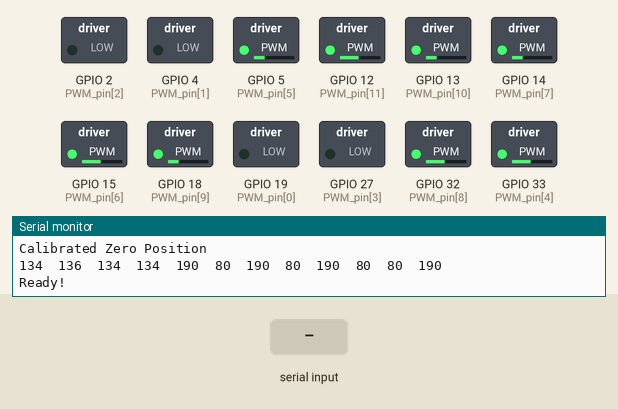
Simulated run of this sketch. Board: ESP32. On the bench: switched loads named in the sketch (green lamp = pin HIGH), the last lines printed to the serial monitor. Wiring (inferred from the names in the program): 24Cxx EEPROM at I2C address 0x54. The test bench sets the inputs (shaded band). EEPROM starts erased.

Above: at 3.2 s.
3.3 s: "a90\n" received over Serial
At 5.5 s:
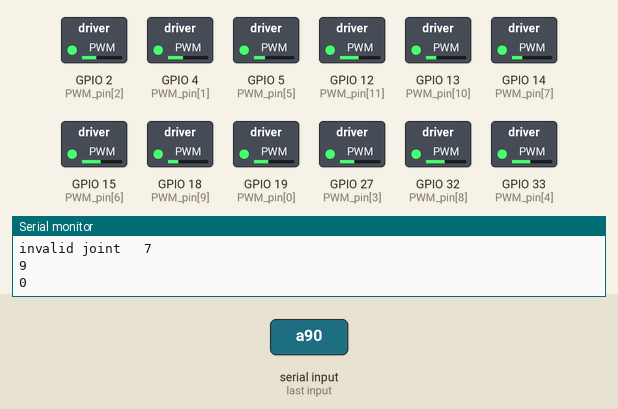
6.3 s: "d90\n" received over Serial
At 9.1 s:
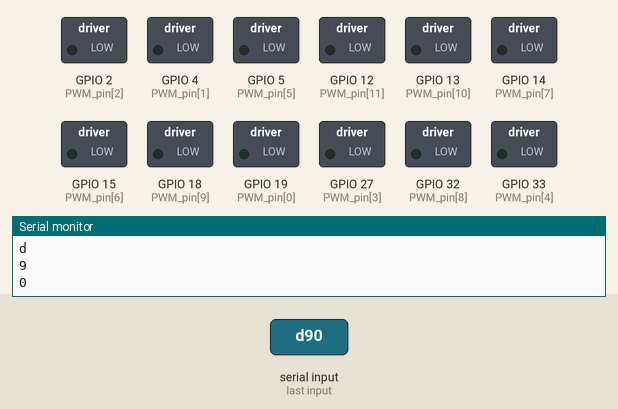
9.3 s: "d,45\n" received over Serial
At 10.2 s:
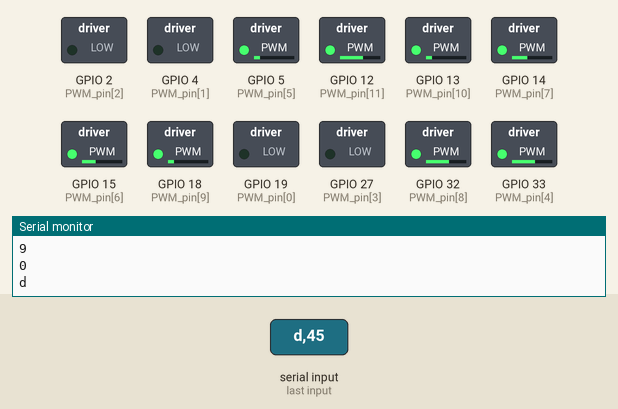
12.3 s: "t90\n" received over Serial
At 13.5 s:
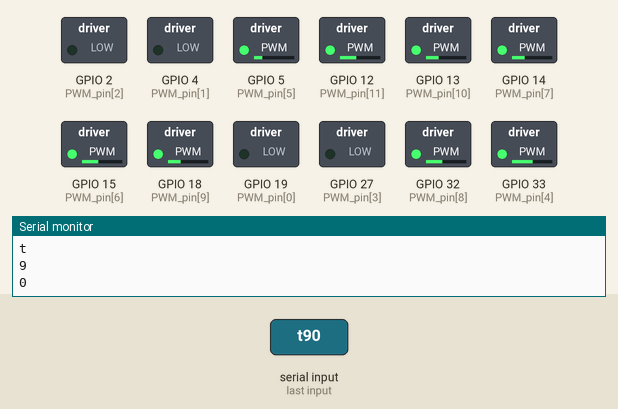
13.8 s: "k90\n" received over Serial
At 14.9 s:
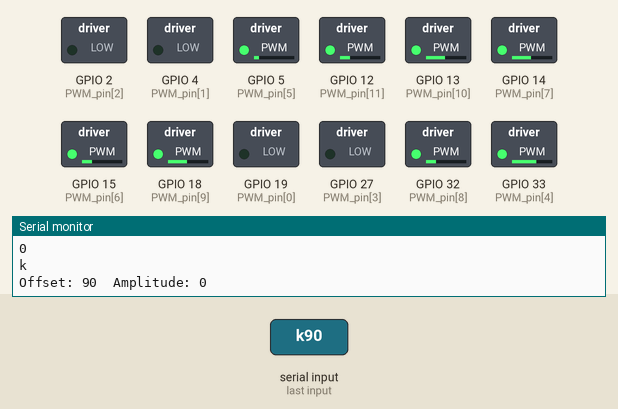
15.3 s: "t,45\n" received over Serial
At 16.3 s:
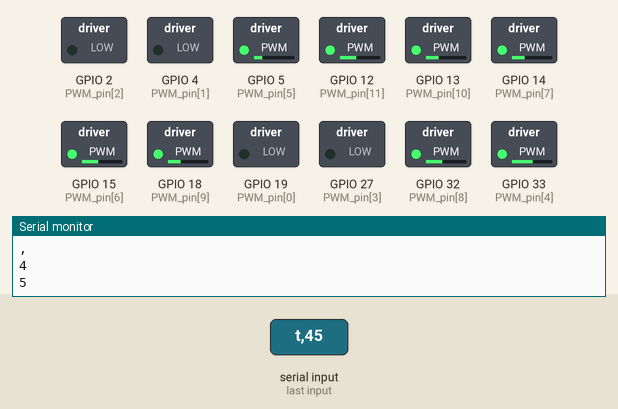
Timing chart, 0 to 17.8 s (numbered marks = the images above; inputs shaded):
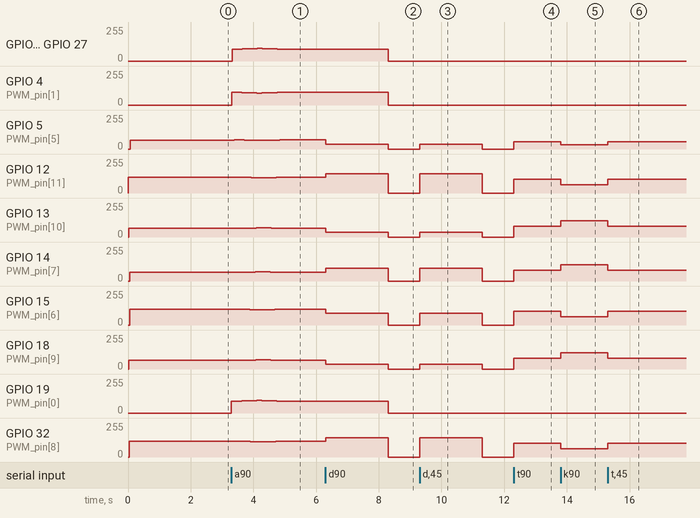

The sketch:

genericServoTest.ino
```cpp
#include "src/servo.h"

int amplitude = 5;
int offset = 5;
int pos = 0;
char token = 'c';

int rest[] = {
  0,
  0,
  0,
  0,
  0,
  0,
  0,
  0,
  65,
  65,
  65,
  65,
  -65,
  -65,
  -65,
  -65,
};
int stand[] = {
  0,
  0,
  0,
  0,
  0,
  0,
  0,
  0,
  30,
  30,
  30,
  30,
  30,
  30,
  30,
  30,
};

void setup() {
  Wire.begin();
  Serial.begin(115200);
  Serial.setTimeout(2);
  while (!Serial)
    ;
  while (Serial.available() && Serial.read())
    ;
  servoSetup();
  Serial.println("Ready!");
  setAllJoint(servoCalib, 8);
  delay(2000);
  // allRotate();
}
void testAllRotate() {
  for (int a = -amplitude; a < amplitude; a += 2)
    for (byte i = 0; i < 16; i++) {
      setJoint(i, a);
      delay(10);
    }
  for (int a = amplitude; a > -amplitude; a -= 2)
    for (byte i = 0; i < 16; i++) {
      setJoint(i, a);
      delay(10);
    }
}
void testGait() {
  for (pos = -amplitude; pos <= +amplitude; pos += 1) {
    for (byte s = 8; s < DOF; s++)
      setJoint(s, pos * (s % 4 / 2 ? 1 : -1) * (s % 2 ? -1 : 1)
                    + stand[s] + offset);  // tell servo to go to position in variable 'pos'
    delay(10);                             // waits 15ms for the servo to reach the position
  }
  for (pos = +amplitude; pos >= -amplitude; pos -= 1) {
    for (byte s = 8; s < DOF; s++)
      setJoint(s, pos * (s % 4 / 2 ? 1 : -1) * (s % 2 ? -1 : 1)
                    + stand[s] + offset);  // tell servo to go to position in variable 'pos'
    delay(10);                             // waits 15ms for the servo to reach the position
  }
}
void loop() {
  if (Serial.available()) {
    token = Serial.read();
    Serial.println(token);
    if (token == 'c')  //move the joints to calibration posture
      for (byte s = 8; s < DOF; s++)
        setJoint(s, 0);
    else if (token == 'd') {  //move the joints to rest posture, and turn off all the servos
      for (byte s = 8; s < DOF; s++)
        setJoint(s, rest[s]);
      delay(2000);
      shutServos();
    } else if (token == 't')  //move the joints to stand posture
      for (byte s = 8; s < DOF; s++)
        setJoint(s, stand[s]);
  }
  if (token == 'k') {  //make the robot walk (simple walk)
    if (Serial.available()) {
      offset = Serial.parseInt();
      if (Serial.available())
        amplitude = Serial.parseInt();
      Serial.print("Offset: ");
      Serial.print(offset);
      Serial.print("\tAmplitude: ");
      Serial.println(amplitude);
    }
    testGait();
  } else if (token == 'a')  //rotate all the servos around the zero position
    testAllRotate();
}
```

espServo.h
```cpp
#ifdef ESP_PWM
#include "esp32-hal-adc.h"
#include "PetoiESP32Servo/ESP32Servo.h"
//------------------angleRange  frequency  minPulse  maxPulse;
ServoModel servoG41(180, SERVO_FREQ, 500, 2500);
ServoModel servoP1S(270, SERVO_FREQ, 500, 2500);  // 1s/4 = 250ms 250ms/2500us=100Hz
ServoModel servoP1L(270, SERVO_FREQ, 500, 2500);
Servo servo[PWM_NUM];  // create servo object to control a servo
// 16 servo objects can be created on the ESP32
#define EEPROM_CALIB 20
#else
//------------------angleRange  frequency  minPulse  maxPulse;
#include "pcaServo.h"
#endif


#define P_STEP 32
#define P_BASE 3000 + 3 * P_STEP  // 3000~3320
#define P_HARD (P_BASE + P_STEP * 2)
#define P_WORKING (P_BASE - P_STEP * 2)
#define P_SOFT (P_BASE - P_STEP * 3)
#define FEEDBACK_SIGNAL 3500
int feedbackSignal = FEEDBACK_SIGNAL;
int waitTimeForResponse = 10000;
int maxPulseWidth = 2600;

ServoModel *modelObj[PWM_NUM];
// Recommended PWM GPIO pins on the ESP32 include 2,4,12-19,21-23,25-27,32-33
// Possible PWM GPIO pins on the ESP32-S2: 0(used by on-board button),1-17,18(used by on-board LED),19-21,26,33-42
int8_t movedJoint[16] = { 0, 0, 0, 0, 0, 0, 0, 0, 0, 0, 0, 0, 0, 0, 0, 0 };
int8_t movedCountDown = 3;  // allow the driving servo to pause in the middle rather than changing its state instantly
int measureServoPin = -1;
byte nPulse = 3;

#ifdef ESP_PWM
void attachAllESPServos() {
  PTLF("Calibrated Zero Position");
  for (int c = 0; c < PWM_NUM; c++) {
    byte s = c;  // attachOrder[c];
    int joint;
    if (WALKING_DOF == 8)
      joint = (s > 3) ? s + 4 : s;
    else  // if (WALKING_DOF == 12)
      joint = s + 4;
    switch (servoModelList[joint]) {
      case G41:
        modelObj[s] = &servoG41;
        break;
      case P1S:
        modelObj[s] = &servoP1S;
        break;
      case P2K:
        modelObj[s] = &servoP1L;
        break;
    }
    servo[s].attach(PWM_pin[s], modelObj[s]);
    zeroPosition[joint] = modelObj[s]->getAngleRange() / 2 + float(middleShift[joint]) * rotationDirection[joint];
    calibratedZeroPosition[joint] = zeroPosition[joint] + float(servoCalib[joint]) * rotationDirection[joint];
    PT(calibratedZeroPosition[joint]);
    PT('\t');
  }
  PTL();
}
void reAttachAllServos() {
  for (int c = 0; c < PWM_NUM; c++)
    if (!servo[c].attached()) {
      byte s = c < 4 ? c : c + 4;
      if (!movedJoint[s]) {
        servo[c].attach(PWM_pin[c], modelObj[c]);
      }
    }
  delay(12);
}
#endif

void servoSetup() {
#ifdef INVERSE_SERVO_DIRECTION
  for (byte s = 0; s < DOF; s++)
    rotationDirection[s] *= -1;
#endif

#ifdef ESP_PWM
  i2c_eeprom_read_buffer(EEPROM_CALIB, (byte *)servoCalib, DOF);
  PTL("Setup ESP32 PWM servo driver...");
  // Allow allocation of all timers
  ESP32PWM::allocateTimer(0);
  ESP32PWM::allocateTimer(1);
  ESP32PWM::allocateTimer(2);
  ESP32PWM::allocateTimer(3);
  /*  * LEDC Chan to Group/Channel/Timer Mapping
  ** ledc: 0  => Group: 0, Channel: 0, Timer: 0
  ** ledc: 1  => Group: 0, Channel: 1, Timer: 0
  ** ledc: 8  => Group: 1, Channel: 0, Timer: 0
  ** ledc: 9  => Group: 1, Channel: 1, Timer: 0
  ** ledc: 2  => Group: 0, Channel: 2, Timer: 1
  ** ledc: 3  => Group: 0, Channel: 3, Timer: 1
  ** ledc: 10 => Group: 1, Channel: 2, Timer: 1
  ** ledc: 11 => Group: 1, Channel: 3, Timer: 1
  ** ledc: 4  => Group: 0, Channel: 4, Timer: 2
  ** ledc: 5  => Group: 0, Channel: 5, Timer: 2
  ** ledc: 12 => Group: 1, Channel: 4, Timer: 2
  ** ledc: 13 => Group: 1, Channel: 5, Timer: 2

  ** ledc: 6  => Group: 0, Channel: 6, Timer: 3
  ** ledc: 7  => Group: 0, Channel: 7, Timer: 3
  ** ledc: 14 => Group: 1, Channel: 6, Timer: 3
  ** ledc: 15 => Group: 1, Channel: 7, Timer: 3
  */
  attachAllESPServos();
#else
  Serial.println("Set up PCA9685 PWM servo driver...");
  pwm.begin();
  pwm.setup(servoModelList);
#endif
}

void shutServos(byte id = PWM_NUM) {
  ServoModel *model;
  if (id == PWM_NUM) {
    for (byte s = 0; s < PWM_NUM; s++) {  // PWM_NUM
#ifdef ESP_PWM
      /* the following method can shut down the servos.
       however, because a single Timer is divided to generate four PWMs, there's random noise when the PWM transits to zero.
       It will cause the servo to jump before shutdown.
    */
      //    if (shutEsp32Servo)
      servo[s].writeMicroseconds(0);  // the joints may randomly jump when the signal goes to zero. the source is in hardware
                                      //     servo[s].detach(); //another way to turn off the servo
                                      //     int joint;
                                      //     if (WALKING_DOF == 8)
                                      //       joint = ( s > 3) ? s + 4 : s;
                                      //     else// if (WALKING_DOF == 12)
                                      //       joint = s + 4;
                                      //     switch (servoModelList[joint]) {
                                      //       case G41:
                                      //         model = &servoG41;
                                      //         break;
                                      //       case P1S:
                                      //         model = &servoP1S;
                                      //         break;
                                      //       case P2K:
                                      //         model = &servoP1L;
                                      //         break;
                                      //     }
                                      //     servo[s].attach(PWM_pin[s], model);
#else                                 // using PCA9685
      pwm.setPWM(s, 0, 4096);
#endif
    }
  } else {
    id = (PWM_NUM == 12 && id > 3) ? id - 4 : id;
#ifdef ESP_PWM
    servo[id].writeMicroseconds(0);
#else  // using PCA9685
    pwm.setPWM(id, 0, 4096);
#endif
  }
  //  shutEsp32Servo = false;
}

void setServoP(unsigned int p) {
  for (byte s = 0; s < PWM_NUM; s++)
#ifdef ESP_PWM
    servo[s].writeMicroseconds(p);
#else
    pwm.writeMicroseconds(s, p);
#endif
}
void setJoint(byte i, float angle, float speedRatio = 0) {
  if (PWM_NUM == 12 && WALKING_DOF == 8 && i > 3 && i < 8) {  //there's no such joint in this configuration
    PTHL("invalid joint ", i);
    return;
  }
  int actualServoIndex = (PWM_NUM == 12 && i > 3) ? i - 4 : i;
  // angle = max(float(angleLimit[i][0]), min(float(angleLimit[i][1]), angle));
  int duty0 = calibratedZeroPosition[i] + currentAng[i] * rotationDirection[i];
  // previousAng[i] = currentAng[i];
  currentAng[i] = angle;
  int duty = calibratedZeroPosition[i] + angle * rotationDirection[i];
  int steps = speedRatio > 0 ? int(round(abs(duty - duty0) / 1.0 /*degreeStep*/ / speedRatio)) : 0;
  //if default speed is 0, no interpolation will be used
  //otherwise the speed ratio is compared to 1 degree per second.

  for (int s = 0; s <= steps; s++) {
    int degree = duty + (steps == 0 ? 0 : (1 + cos(M_PI * s / steps)) / 2 * (duty0 - duty));
#ifdef VOLTAGE
    if (!lowBatteryQ)
#endif
    {
#ifdef ESP_PWM
      servo[actualServoIndex].write(degree);
#else
      pwm.writeAngle(actualServoIndex, degree);
#endif
    }
    //    delayMicroseconds(1);
  }
}
void setAllJoint(int *dutyAng, byte offset = 0) {
  for (int8_t i = DOF - 1; i >= offset; i--) {
    setJoint(i, dutyAng[i]);
    delay(10);
  }
}

void allRotate() {
  for (int pos = -20; pos < 20; pos += 1) {  // goes from 0 degrees to 180 degrees
    // in steps of 1 degree
    for (int s = 0; s < PWM_NUM; s++) {
      setJoint(s, pos);
      delay(1);  // waits 15ms for the servo to reach the position
      Serial.println(pos);
    }
  }
  for (int pos = 20; pos > -20; pos -= 1) {  // goes from 0 degrees to 180 degrees
    // in steps of 1 degree
    for (int s = 0; s < PWM_NUM; s++) {
#ifdef ESP_PWM
      servo[s].write(pos);  // tell servo to go to position in variable 'pos'
#else                       // NyBoard
      pwm.writeAngle(s, pos);  // may go out of range. check!
#endif
      delay(1);  // waits 15ms for the servo to reach the position
      Serial.println(pos);
    }
  }
}

// byte shutOrder[] = {4, 7, 8, 11, 0, 5, 6, 1, 2, 9, 10, 3};
// byte shutOrder[] = { 1, 2, 3, 5, 6, 8, 9, 10, 4, 7, 8, 11,};
// bool shutEsp32Servo = false;
```

servo.h
```cpp
#define PT(s) Serial.print(s)  // abbreviate print commands
#define PTD(s, format) Serial.print(s, format)
#define PT_FMT(s, format) Serial.print(s, format)  // abbreviate print commands
#define PTL(s) Serial.println(s)
#define PTF(s) Serial.print(F(s))  //trade flash memory for dynamic memory with F() function
#define PTLF(s) Serial.println(F(s))
#define PTT(s, delimeter) \
  { \
    Serial.print(s); \
    Serial.print(delimeter); \
  }
#define PTH(head, value) \
  { \
    Serial.print(head); \
    Serial.print('\t'); \
    Serial.print(value); \
  }
#define PTHL(head, value) \
  { \
    Serial.print(head); \
    Serial.print('\t'); \
    Serial.println(value); \
  }

#ifdef ARDUINO_AVR_UNO
#define PWM_NUM 16
#else
#define BiBoard_V0_1
// #define BiBoard_V1_0
#define PWM_NUM 12
#define ESP_PWM
#endif

#define SERVO_FREQ 240
enum ServoModel_t {
  G41 = 0,
  P1S,
  P2K
};
ServoModel_t servoModelList[] = {
  P1S, P1S, P1S, P1S,
  P1S, P1S, P1S, P1S,
  P1S, P1S, P1S, P1S,
  P1S, P1S, P1S, P1S
};
#define DOF 16
#define WALKING_DOF 8

#if defined BiBoard_V0_1 || defined BiBoard_V0_2
const uint8_t PWM_pin[PWM_NUM] = {
  19, 4, 2, 27,   // head or shoulder roll
  33, 5, 15, 14,  // shoulder pitch
  32, 18, 13, 12  // P1S
};
#elif defined BiBoard_V1_0
const uint8_t PWM_pin[PWM_NUM] = {
  18, 5, 14, 27,  // head or shoulder roll
  23, 4, 12, 33,  // shoulder pitch
  19, 15, 13, 32  // knee
};
#else
const uint8_t PWM_pin[PWM_NUM] = {
  12, 11, 4, 3,  //                                headPan, tilt, tailPan, NA
  13, 10, 5, 2,  // shoulder roll
  14, 9, 6, 1,   // shoulder pitch
  //                                  13,       10,     6,    2,     //shoulder roll
  //                                  14,        9,     5,    1,     //shoulder pitch
  15, 8, 7, 0  // P1S
};
#endif
int currentAng[DOF] = { 0, 0, 0, 0,
                        0, 0, 0, 0,
                        75, 75, 75, 75,
                        -55, -55, -55, -55 };
int8_t middleShift[] = { 0, 0, 0, 0,
                         -45, -45, -45, -45,
                         55, 55, -55, -55,
                         -55, -55, -55, -55 };
int8_t rotationDirection[] = { 1, -1, 1, 1,
                               1, -1, 1, -1,
                               1, -1, -1, 1,
                               -1, 1, 1, -1 };
int zeroPosition[DOF] = {};
int calibratedZeroPosition[DOF] = {};

int servoCalib[DOF] = { 0, 0, 0, 0,
                        0, 0, 0, 0,
                        0, 0, 0, 0,
                        0, 0, 0, 0 };

#define DEVICE_ADDRESS 0x54  //Address of eeprom chip
#include <Wire.h>

void i2c_eeprom_read_buffer(unsigned int eeaddress, byte *buffer, int length) {
  Wire.beginTransmission(DEVICE_ADDRESS);
  Wire.write((int)(eeaddress >> 8));    // MSB
  Wire.write((int)(eeaddress & 0xFF));  // LSB
  Wire.endTransmission();
  Wire.requestFrom(DEVICE_ADDRESS, length);
  int c = 0;
  for (c = 0; c < length; c++) {
    if (Wire.available()) buffer[c] = Wire.read();
    PTH((int8_t)buffer[c], ' ');
  }
}

#include "espServo.h"
```

ESP32PWM.h
```cpp
/*
 * ESP32PWM.h
 *
 *  Created on: Sep 22, 2018
 *      Author: hephaestus
 */

#ifndef LIBRARIES_ESP32SERVO_SRC_ESP32PWM_H_
#define LIBRARIES_ESP32SERVO_SRC_ESP32PWM_H_
#include "esp32-hal-ledc.h"
#define NUM_PWM 16
#define PWM_BASE_INDEX 0
#define USABLE_ESP32_PWM (NUM_PWM-PWM_BASE_INDEX)
#include <cstdint>

#include "Arduino.h"
class ESP32PWM {
private:

	void attach(int pin);
	int pwmChannel = 0;                         // channel number for this servo
	bool attachedState = false;
	int pin;
	uint8_t resolutionBits;
	double myFreq;
	int allocatenext(double freq);

	static double _ledcSetupTimerFreq(uint8_t chan, double freq,
			uint8_t bit_num);

	bool checkFrequencyForSideEffects(double freq);

	void adjustFrequencyLocal(double freq, double dutyScaled);
	static double mapf(double x, double in_min, double in_max, double out_min,
			double out_max) {
		if(x>in_max)
			return out_max;
		if(x<in_min)
			return out_min;
		return (x - in_min) * (out_max - out_min) / (in_max - in_min) + out_min;
	}

	double setup(double freq, uint8_t resolution_bits=10);
	//channel 0-15 resolution 1-16bits freq limits depend on resolution9
	void attachPin(uint8_t pin);
	// pin allocation
	void deallocate();
public:
	// setup
	ESP32PWM();
	virtual ~ESP32PWM();


	void detachPin(int pin);
	void attachPin(uint8_t pin, double freq, uint8_t resolution_bits=10);
	bool attached() {
		return attachedState;
	}

	// write raw duty cycle
	void write(uint32_t duty);
	// Write a duty cycle to the PWM using a unit vector from 0.0-1.0
	void writeScaled(double duty);
	//Adjust frequency
	double writeTone(double freq, double volumeRatio);
	double writeNote(note_t note, uint8_t octave);
	void adjustFrequency(double freq, double dutyScaled=-1);

	// Read pwm data
	uint32_t read();
	double readFreq();
	double getDutyScaled();

	//Timer data
	static int timerAndIndexToChannel(int timer, int index);
	/**
	 * allocateTimer
	 * @param a timer number 0-3 indicating which timer to allocate in this library
	 * Switch to explicate allocation mode
	 *
	 */
	static void allocateTimer(int timerNumber);
	static bool explicateAllocationMode;
	int getTimer() {
		return timerNum;
	}
	int timerNum = -1;
	uint32_t myDuty = 0;
	int getChannel();
	static int PWMCount;              // the total number of attached pwm
	static int timerCount[4];
	static ESP32PWM * ChannelUsed[NUM_PWM]; // used to track whether a channel is in service
	static long timerFreqSet[4];

	// Helper functions
	int getPin() {
		return pin;
	}
	static bool hasPwm(int pin) {
#if defined(ARDUINO_ESP32S2_DEV)
		if ((pin >=1 && pin <= 21) || //20
				(pin == 26) || //1
				(pin >= 33 && pin <= 42)) //10
#else
		if ((pin == 2) || //1
				(pin == 4) || //1
				(pin == 5) || //1
				((pin >= 12) && (pin <= 19)) || //8
				((pin >= 21) && (pin <= 23)) || //3
				((pin >= 25) && (pin <= 27)) || //3
				(pin == 32) || (pin == 33)) //2
#endif
			return true;
		return false;
	}
	static int channelsRemaining() {
		return NUM_PWM - PWMCount;
	}
	static boolean DISABLE_DAC;


};

ESP32PWM* pwmFactory(int pin);

#endif /* LIBRARIES_ESP32SERVO_SRC_ESP32PWM_H_ */
```

ESP32Tone.h
```cpp
/*
 * ESP32Tone.h
 *
 *  Created on: Sep 23, 2018
 *      Author: hephaestus
 */

#ifndef LIBRARIES_ESP32SERVO_SRC_ESP32TONE_H_
#define LIBRARIES_ESP32SERVO_SRC_ESP32TONE_H_
#include "ESP32PWM.h"
void tone(int pin,unsigned int frequency, double volumeRatio);

void tone(int pin, unsigned int frequency, unsigned long duration, double volumeRatio);

void noTone(int pin);


#endif /* LIBRARIES_ESP32SERVO_SRC_ESP32TONE_H_ */
```

analogWrite.h
```cpp
#if !defined (ESP32AnalogWrite)
#define ESP32AnalogWrite
#include <cstdint>
#include <esp32-hal-ledc.h>
#include <Arduino.h>

#define PWMRANGE 255

  void analogWrite( uint8_t APin, uint16_t AValue );

#endif
```

Source omitted: ESP32Servo.h (8168 bytes)

Measured:
- after the input at 3.3 s, GPIO 2 (PWM_pin[2]): rises from 0/255 to 94/255 in 0.80 s, then falls to 90/255 in 0.64 s; GPIO 4 (PWM_pin[1]): 0/255 → 94/255 at once, → 93/255 0.32 s later, → 92/255 0.16 s later, → 91/255 0.16 s later, … (9 changes in this stretch)
- after the input at 6.3 s, GPIO 2 (PWM_pin[2]): 90/255 → 0/255 after 2.0 s; GPIO 4 (PWM_pin[1]): 94/255 → 0/255 after 2.0 s
- after the input at 9.3 s, GPIO 5 (PWM_pin[5]): 0/255 → 37/255 at once, → 0/255 2.0 s later; GPIO 12 (PWM_pin[11]): 0/255 → 146/255 at once, → 0/255 2.0 s later
- after the input at 12.3 s, GPIO 5 (PWM_pin[5]): 0/255 → 53/255 at once; GPIO 12 (PWM_pin[11]), GPIO 15 (PWM_pin[6]), GPIO 32 (PWM_pin[8]): 0/255 → 103/255 at once; GPIO 13 (PWM_pin[10]), GPIO 14 (PWM_pin[7]), GPIO 18 (PWM_pin[9]): 0/255 → 80/255 at once; GPIO 33 (PWM_pin[4]): 0/255 → 130/255 at once
- after the input at 13.8 s, GPIO 5 (PWM_pin[5]): 53/255 → 31/255 at once; GPIO 12 (PWM_pin[11]), GPIO 15 (PWM_pin[6]), GPIO 32 (PWM_pin[8]): 103/255 → 62/255 at once; GPIO 13 (PWM_pin[10]), GPIO 14 (PWM_pin[7]), GPIO 18 (PWM_pin[9]): 80/255 → 121/255 at once; GPIO 33 (PWM_pin[4]): 130/255 → 153/255 at once
- after the input at 15.3 s, GPIO 5 (PWM_pin[5]): 31/255 → 53/255 at once; GPIO 12 (PWM_pin[11]), GPIO 15 (PWM_pin[6]), GPIO 32 (PWM_pin[8]): 62/255 → 103/255 at once; GPIO 13 (PWM_pin[10]), GPIO 14 (PWM_pin[7]), GPIO 18 (PWM_pin[9]): 121/255 → 80/255 at once; GPIO 33 (PWM_pin[4]): 153/255 → 130/255 at once
